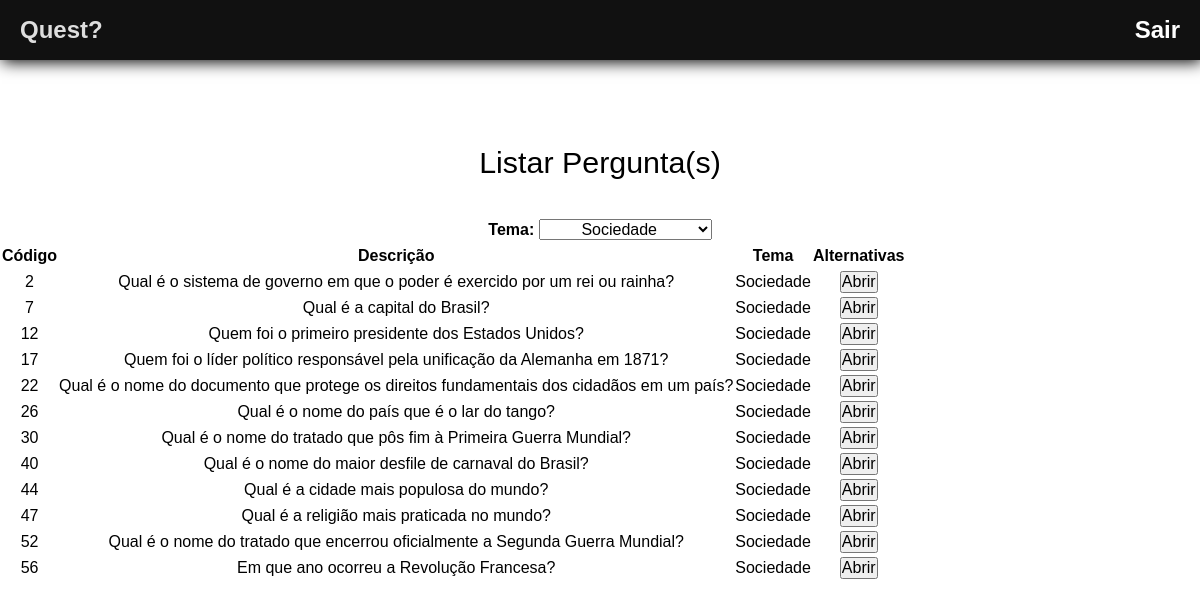
The app's page /sistema/mostrarPergunta.php?tema=2 with its own data.
### tables this page shows
CREATE TABLE tema (
    id_tema INTEGER  PRIMARY KEY AUTOINCREMENT,
    desc_tema VARCHAR(255) NOT NULL
);

CREATE TABLE pergunta(
    id_pergunta INTEGER PRIMARY KEY AUTOINCREMENT,
    desc_pergunta VARCHAR(200),
    id_tema_pergunta INTEGER,
    id_alternativa_pergunta INTEGER
);

### sistema/mostrarPergunta.php (the view, shortened to what this page needs)
<?php
    include_once("templates/header.php");
?>
    <legend>Listar Pergunta(s)</legend>
                    <label class="fa__labels" for="select-theme">Tema:</label>
                    <?php
                        $tema = 0;
                        if(isset($_GET['tema']) and $_GET['tema'] != 0)
                        {
                            $tema = $_GET['tema'];
                        }
                        echo '<select name="tema"
                            onchange="this.options[this.selectedIndex].value &&
                                (window.location = this.options[this.selectedIndex].value);"
                        >';
                        include "connection.php";
                        if($tema != 0){
                            $sqlTemaEscolhido = "SELECT id_tema, desc_tema FROM tema WHERE id_tema = $tema ;";
                            $resSqlTemaEscolhido = $db->query($sqlTemaEscolhido);
                            $dadosTemaEscolhido = $resSqlTemaEscolhido->fetchArray();
                            echo "<option value=''>$dadosTemaEscolhido[1]</option>";
                        }
                        echo "</select>";
                    ?>
<table>
    <thead>
        <tr>
            <th>Código</th>
            <th>Descrição</th>
            <th>Tema</th>
            <th>Alternativas</th>
        </tr>
    </thead>
    <tbody>
    <?php
        include "connection.php";
        if($tema != 0){
            $sqlPergunta = "SELECT id_pergunta,desc_pergunta,desc_tema,id_alternativa_pergunta
         FROM pergunta
         INNER JOIN tema ON pergunta.id_tema_pergunta = tema.id_tema
         WHERE pergunta.id_tema_pergunta = $tema;";
        }else{
            $sqlPergunta = "SELECT id_pergunta,desc_pergunta,desc_tema,id_alternativa_pergunta
         FROM pergunta
         INNER JOIN tema ON pergunta.id_tema_pergunta = tema.id_tema;";
        }
        $resSqlPergunta = $db->query($sqlPergunta);
        while($dadosPergunta = $resSqlPergunta->fetchArray())
        {
            echo "<tr>";
            echo "<td>$dadosPergunta[0]</td>";
            echo "<td>$dadosPergunta[1]</td>";
            echo "<td>$dadosPergunta[2]</td>";
            echo "<td><input type='button' value='Abrir'></td>";
            echo "</tr>";
        }
    ?>
    </tbody>
</table>
<?php
    include_once("templates/footer.php");
?>

### sistema/css/style.css (style rules this page uses)
* { margin: 0px; padding: 0px; outline: 0px; font-size: 16px; text-decoration: none; font-family: Arial, Helvetica, sans-serif; }
body { overflow-x: hidden; }
.fa__labels { font-weight: 600; margin-top: 10px; }
* { margin: 0px; padding: 0px; outline: 0px; font-size: 16px; text-decoration: none; text-align: center; line-height: 2; font-family: Arial, Helvetica, sans-serif; }
legend { font-size: 1.9rem; margin-top: 5rem; }
* { margin: 0px; padding: 0px; outline: 0px; font-size: 16px; text-decoration: none; text-align: center; line-height: 1.5; font-family: Arial, Helvetica, sans-serif; }
legend { font-size: 1.9rem; margin-bottom: 2rem; }
.fa__labels { font-weight: 600; margin-top: 3rem; }

### records on screen
tema: tema "Sociedade"
pergunta: id_pergunta "2", desc_pergunta "Qual é o sistema de governo em que o poder é exercido por um rei ou rainha?", tema.desc_tema "Sociedade"
pergunta: id_pergunta "7", desc_pergunta "Qual é a capital do Brasil?", tema.desc_tema "Sociedade"
pergunta: id_pergunta "12", desc_pergunta "Quem foi o primeiro presidente dos Estados Unidos?", tema.desc_tema "Sociedade"
pergunta: id_pergunta "17", desc_pergunta "Quem foi o líder político responsável pela unificação da Alemanha em 1871?", tema.desc_tema "Sociedade"
pergunta: id_pergunta "22", desc_pergunta "Qual é o nome do documento que protege os direitos fundamentais dos cidadãos em um país?", tema.desc_tema "Sociedade"
pergunta: id_pergunta "26", desc_pergunta "Qual é o nome do país que é o lar do tango?", tema.desc_tema "Sociedade"
pergunta: id_pergunta "30", desc_pergunta "Qual é o nome do tratado que pôs fim à Primeira Guerra Mundial?", tema.desc_tema "Sociedade"
pergunta: id_pergunta "40", desc_pergunta "Qual é o nome do maior desfile de carnaval do Brasil?", tema.desc_tema "Sociedade"
pergunta: id_pergunta "44", desc_pergunta "Qual é a cidade mais populosa do mundo?", tema.desc_tema "Sociedade"
pergunta: id_pergunta "47", desc_pergunta "Qual é a religião mais praticada no mundo?", tema.desc_tema "Sociedade"
pergunta: id_pergunta "52", desc_pergunta "Qual é o nome do tratado que encerrou oficialmente a Segunda Guerra Mundial?", tema.desc_tema "Sociedade"
pergunta: id_pergunta "56", desc_pergunta "Em que ano ocorreu a Revolução Francesa?", tema.desc_tema "Sociedade"
